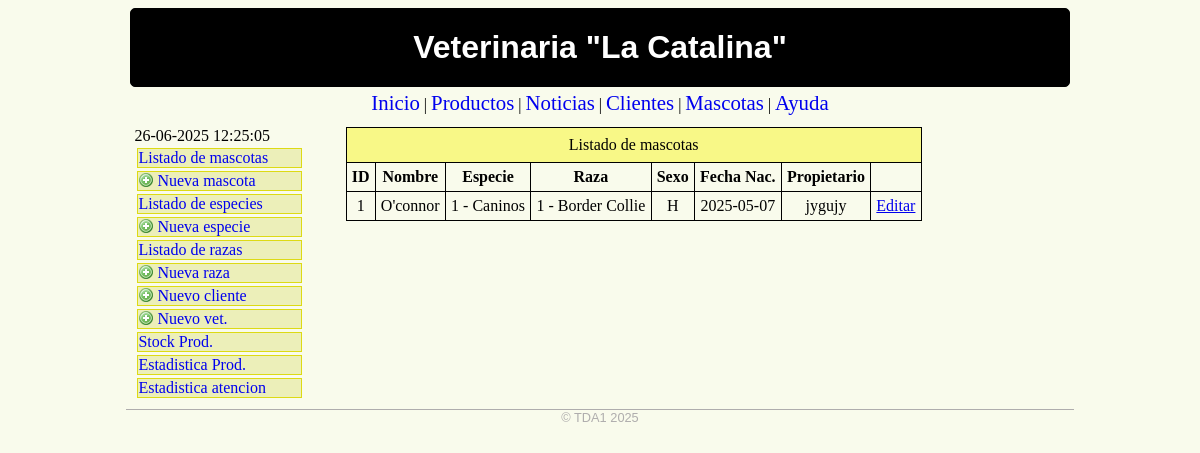
The page /veterinaria/mascotas-listar.php on the database as committed earlier.
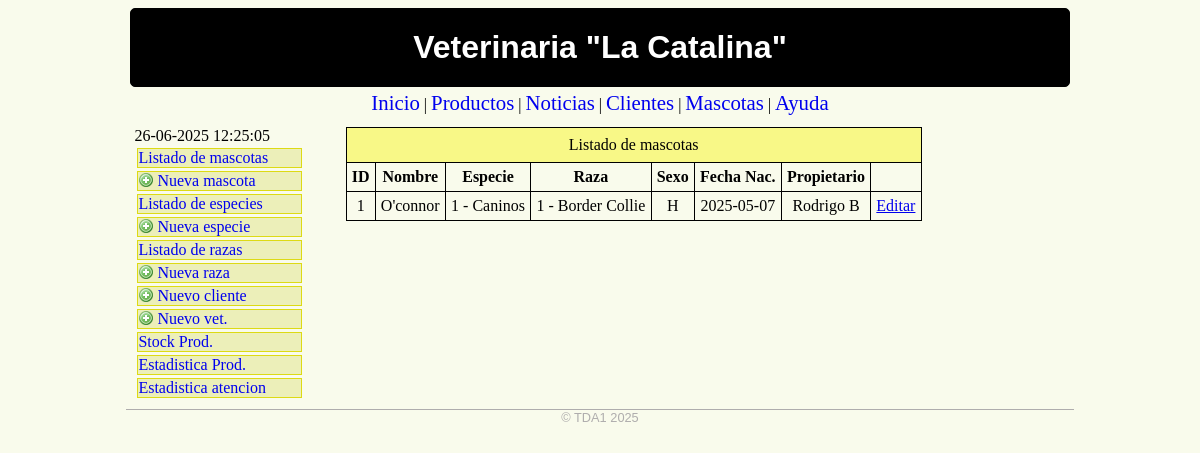
The same page on the database as committed later.
### tables this page shows
CREATE TABLE `mascotas` (
  `masid` int(11) NOT NULL,
  `masnombre` varchar(50) NOT NULL,
  `masespecie` int(11) NOT NULL,
  `masraza` int(11) NOT NULL,
  `massexo` varchar(1) NOT NULL,
  `masfechanac` date NOT NULL,
  `maspropietario` varchar(100) NOT NULL
);

CREATE TABLE `especies` (
  `espid` int(11) NOT NULL,
  `espnombre` varchar(50) NOT NULL
);

CREATE TABLE `razas` (
  `razid` int(11) NOT NULL,
  `raznombre` varchar(50) NOT NULL,
  `razespecie` int(11) NOT NULL
);

### veterinaria/mascotas-listar.php (the view, shortened to what this page needs)
<html>
<head>
<link href='./estilo-diagramacion.css' rel='stylesheet' type='text/css'>
</head>
<body>
<div class='contenedor'>
	<header>
	<a href='/'>Veterinaria "La Catalina"</a>
	</header>
	<nav>
	<?php include('menu-superior.php'); ?>
	</nav>
	<section>
	<?php include('menu-lateral.php'); ?>
	</section>
<article>
<table class='tablita'>
<caption>Listado de mascotas</caption>
<tr>
	<th>ID</th>
	<th>Nombre</th>
	<th>Especie</th>
	<th>Raza</th>
	<th>Sexo</th>
	<th>Fecha Nac.</th>
	<th>Propietario</th>
	<th></th>
</tr>
<?php
require('./db.php');
$sql = "SELECT * FROM mascotas ";
$sql .= "INNER JOIN especies ON mascotas.masespecie = especies.espid ";
$sql .= "INNER JOIN razas ON mascotas.masraza = razas.razid ";
$result = mysqli_query($conn, $sql);
while($row = mysqli_fetch_array($result, MYSQLI_ASSOC)){
	echo "<tr>\n";
	echo "<td>".$row['masid']."</td>\n";
	echo "<td>".$row['masnombre']."</td>\n";
	echo "<td>".$row['masespecie']." - ".$row['espnombre']."</td>\n";
	echo "<td>".$row['masraza']." - ".$row['raznombre']."</td>\n";
	echo "<td>".$row['massexo']."</td>\n";
	echo "<td>".$row['masfechanac']."</td>\n";
	echo "<td>".$row['maspropietario']."</td>\n";
	echo "<td><a href='./mascotas-editar.php?masid=".$row['masid']."'>Editar</td>\n";
	echo "</tr>\n";
}
?>
</table>
</article>
<footer>
	&copy; TDA1 2025
</footer>
</div>
</body>
</html>

Rows that differ between the two databases and show on the page:
changed mascotas "O'connor": maspropietario "jygujy" → "Rodrigo B"
